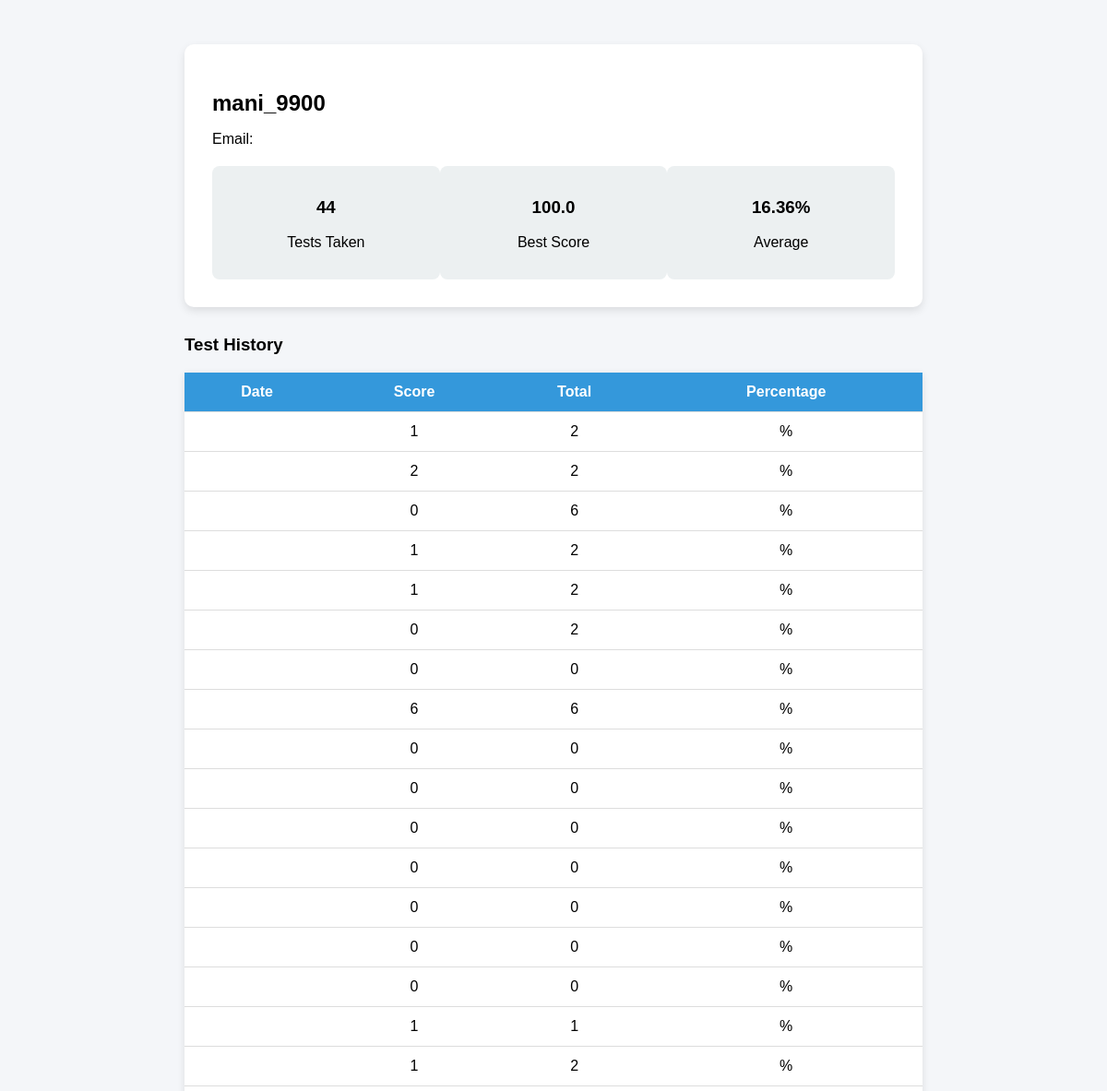
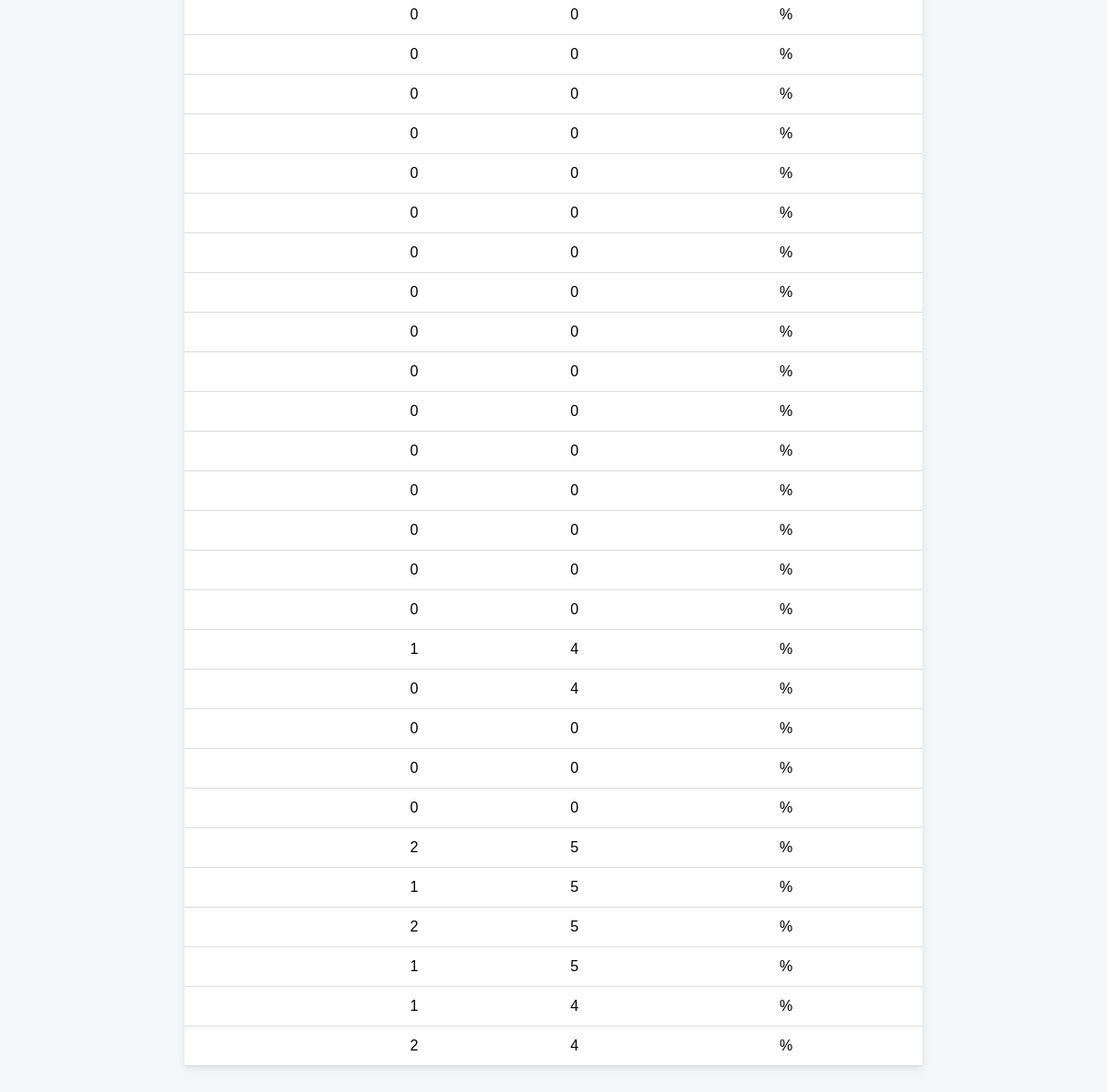
Screenshot of /profile/ (signed in) with the database file from the repository (2 pictures, top to bottom).
### portal/models.py (models this page shows, shortened)
class Score(models.Model):
    user = models.ForeignKey(User, on_delete=models.CASCADE)
    score = models.IntegerField()
    total = models.IntegerField()
    created_at = models.DateTimeField(auto_now_add=True)

### portal/views.py (the view)
# urls.py: path('profile/', views.profile, name='profile'),
@login_required
def profile(request):
    scores = Score.objects.filter(user=request.user).order_by('-id')
    total_tests = scores.count()
    best_score = 0
    avg_percentage = 0
    percentages = []
    for s in scores:
        p = round((s.score / s.total) * 100, 2) if s.total > 0 else 0
        percentages.append(p)
    if percentages:
        best_score = max(percentages)
        avg_percentage = round(sum(percentages)/len(percentages),2)
    return render(request,'profile.html',{
        'scores':scores,
        'total_tests':total_tests,
        'best_score':best_score,
        'avg_percentage':avg_percentage
    })

### templates/profile.html (shortened to what this page needs)
<!DOCTYPE html>
<html>
<head>
</head>
<body>
<div class="container">
<div class="profile-card">
<h2>{{ user.username }}</h2>
<p>Email: {{ user.email }}</p>
<div class="stats">
<div class="stat-box">
<h3>{{ total_tests }}</h3>
<p>Tests Taken</p>
</div>
<div class="stat-box">
<h3>{{ best_score }}</h3>
<p>Best Score</p>
</div>
<div class="stat-box">
<h3>{{ avg_percentage }}%</h3>
<p>Average</p>
</div>
</div>
</div>
<h3>Test History</h3>
<table>
<tr>
<th>Date</th>
<th>Score</th>
<th>Total</th>
<th>Percentage</th>
</tr>
{% for s in scores %}
<tr>
<td>{{ s.date }}</td>
<td>{{ s.score }}</td>
<td>{{ s.total }}</td>
<td>{{ s.percentage }}%</td>
</tr>
{% endfor %}
</table>
</div>
</body>
</html>

### templates/profile.html (style rules this page uses)
body { font-family:Arial; background:#f4f6f9; padding:40px; }
.container { max-width:800px; margin:auto; }
.profile-card { background:white; padding:30px; border-radius:10px; box-shadow:0 4px 10px rgba(0,0,0,0.1); margin-bottom:30px; }
.profile-card h2 { margin-bottom:10px; }
.stats { display:flex; justify-content:space-between; margin-top:20px; }
.stat-box { background:#ecf0f1; padding:15px; border-radius:8px; text-align:center; width:30%; }
table { width:100%; border-collapse:collapse; background:white; box-shadow:0 2px 8px rgba(0,0,0,0.1); }
th, td { padding:12px; border-bottom:1px solid #ddd; text-align:center; }
th { background:#3498db; color:white; }

### rows the page displays
Score: score "1", total "2"
Score: score "2", total "2"
Score: score "0", total "6"
Score: score "1", total "2"
Score: score "1", total "2"
Score: score "0", total "2"
Score: score "0", total "0"
Score: score "6", total "6"
Score: score "0", total "0"
Score: score "0", total "0"
Score: score "0", total "0"
Score: score "0", total "0"
Score: score "0", total "0"
Score: score "0", total "0"
Score: score "0", total "0"
Score: score "1", total "1"
Score: score "1", total "2"
Score: score "0", total "0"
Score: score "0", total "0"
Score: score "0", total "0"
Score: score "0", total "0"
Score: score "0", total "0"
Score: score "0", total "0"
Score: score "0", total "0"
Score: score "0", total "0"
Score: score "0", total "0"
Score: score "0", total "0"
Score: score "0", total "0"
Score: score "0", total "0"
Score: score "0", total "0"
Score: score "0", total "0"
Score: score "0", total "0"
Score: score "0", total "0"
Score: score "1", total "4"
Score: score "0", total "4"
Score: score "0", total "0"
Score: score "0", total "0"
Score: score "0", total "0"
Score: score "2", total "5"
Score: score "1", total "5"
Score: score "2", total "5"
Score: score "1", total "5"
Score: score "1", total "4"
Score: score "2", total "4"

### other values shown
{{ user.username }} "mani_9900"
{{ total_tests }} "44"
{{ best_score }} "100.0"
{{ avg_percentage }} "16.36"
